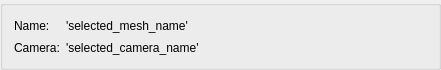
     <widget class="QGroupBox" name="renderLayout_1">
      <property name="geometry">
       <rect>
        <x>10</x>
        <y>10</y>
        <width>441</width>
        <height>70</height>
       </rect>
      </property>
      <property name="sizePolicy">
       <sizepolicy hsizetype="Expanding" vsizetype="Preferred">
        <horstretch>0</horstretch>
        <verstretch>0</verstretch>
       </sizepolicy>
      </property>
      <property name="minimumSize">
       <size>
        <width>0</width>
        <height>70</height>
       </size>
      </property>
      <property name="maximumSize">
       <size>
        <width>16777215</width>
        <height>70</height>
       </size>
      </property>
      <property name="title">
       <string/>
      </property>
      <layout class="QGridLayout" name="gridLayout_5">
       <item row="0" column="0">
        <layout class="QGridLayout" name="renderLayout_2">
         <item row="0" column="0">
          <widget class="QLabel" name="label_name">
           <property name="sizePolicy">
            <sizepolicy hsizetype="Preferred" vsizetype="Preferred">
             <horstretch>0</horstretch>
             <verstretch>0</verstretch>
            </sizepolicy>
           </property>
           <property name="minimumSize">
            <size>
             <width>0</width>
             <height>0</height>
            </size>
           </property>
           <property name="baseSize">
            <size>
             <width>50</width>
             <height>20</height>
            </size>
           </property>
           <property name="text">
            <string>Name:</string>
           </property>
          </widget>
         </item>
         <item row="0" column="1">
          <widget class="QLabel" name="label_selected_mesh_name">
           <property name="sizePolicy">
            <sizepolicy hsizetype="Expanding" vsizetype="Preferred">
             <horstretch>0</horstretch>
             <verstretch>0</verstretch>
            </sizepolicy>
           </property>
           <property name="minimumSize">
            <size>
             <width>0</width>
             <height>0</height>
            </size>
           </property>
           <property name="baseSize">
            <size>
             <width>150</width>
             <height>20</height>
            </size>
           </property>
           <property name="text">
            <string>'selected_mesh_name'</string>
           </property>
          </widget>
         </item>
         <item row="1" column="0">
          <widget class="QLabel" name="label_camera">
           <property name="sizePolicy">
            <sizepolicy hsizetype="Preferred" vsizetype="Preferred">
             <horstretch>0</horstretch>
             <verstretch>0</verstretch>
            </sizepolicy>
           </property>
           <property name="minimumSize">
            <size>
             <width>0</width>
             <height>0</height>
            </size>
           </property>
           <property name="baseSize">
            <size>
             <width>50</width>
             <height>20</height>
            </size>
           </property>
           <property name="text">
            <string>Camera:</string>
           </property>
          </widget>
         </item>
         <item row="1" column="1">
          <widget class="QLabel" name="label_selected_camera_name">
           <property name="sizePolicy">
            <sizepolicy hsizetype="Expanding" vsizetype="Preferred">
             <horstretch>0</horstretch>
             <verstretch>0</verstretch>
            </sizepolicy>
           </property>
           <property name="minimumSize">
            <size>
             <width>0</width>
             <height>0</height>
            </size>
           </property>
           <property name="baseSize">
            <size>
             <width>150</width>
             <height>20</height>
            </size>
           </property>
           <property name="text">
            <string>'selected_camera_name'</string>
           </property>
          </widget>
         </item>
        </layout>
       </item>
      </layout>
     </widget>
